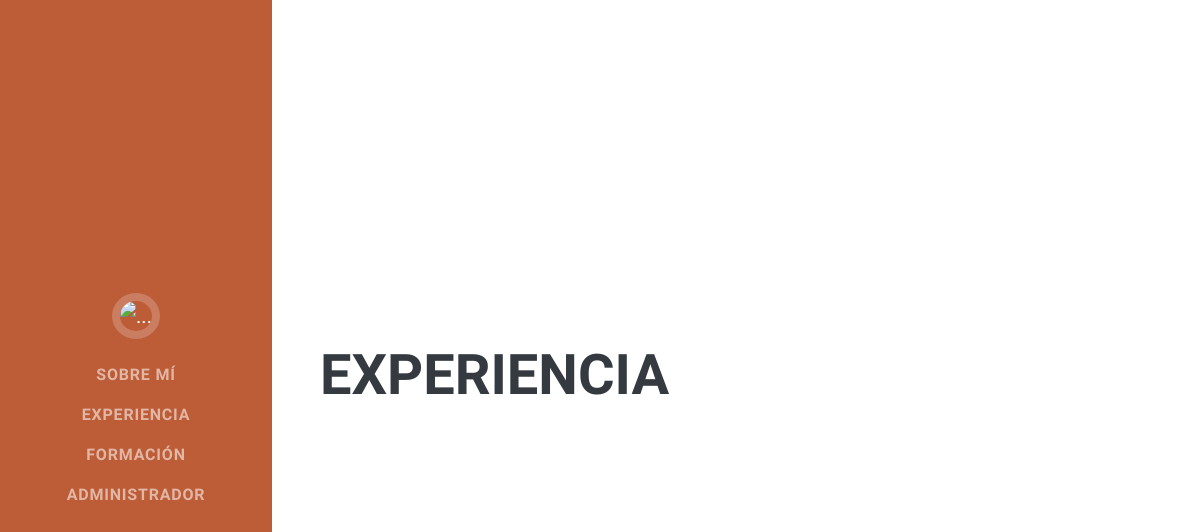
The page /cv_app/experiencia_cv on the database as committed earlier.
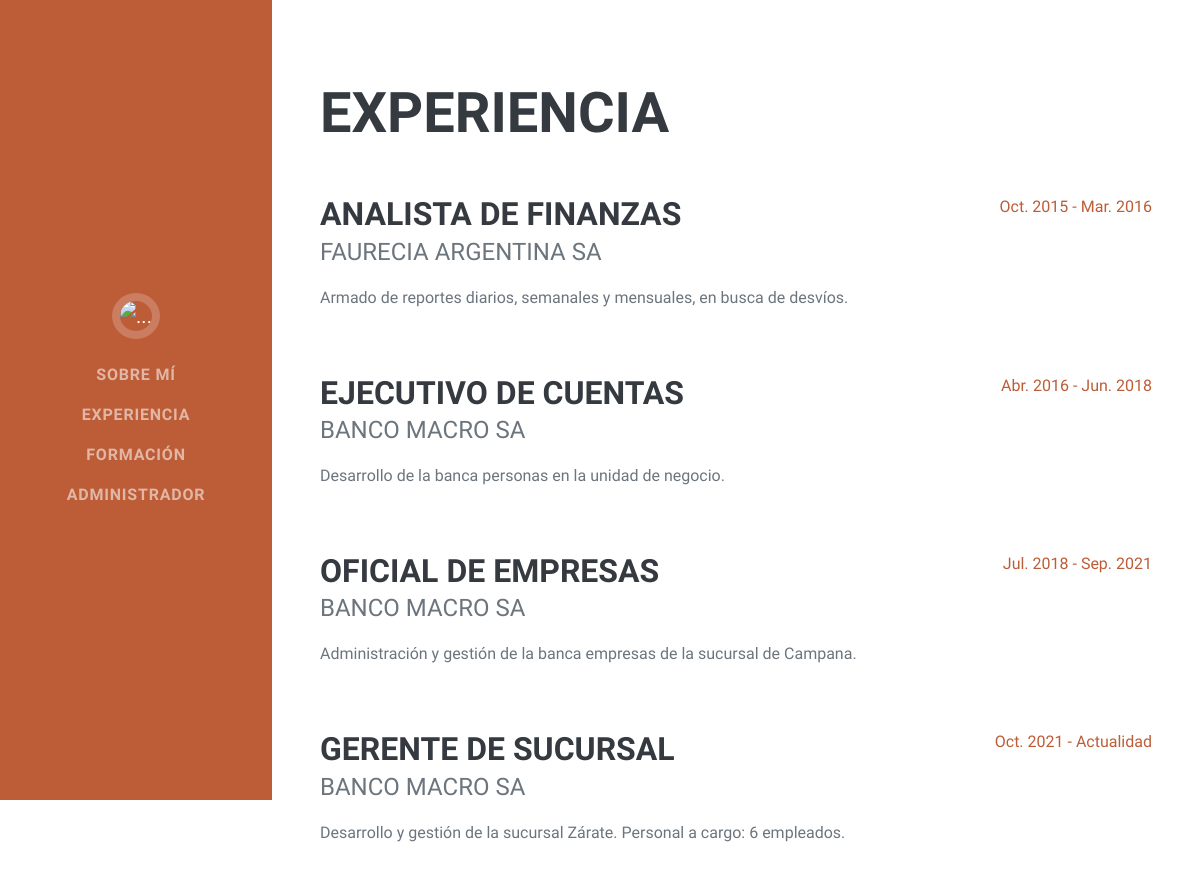
The same page on the database as committed later.
### cv_app/models.py (models this page shows)
class Experiencia(models.Model):
    puesto = models.CharField(max_length=50)
    empresa = models.CharField(max_length=50)
    desde = models.CharField(max_length=50)
    hasta = models.CharField(max_length=50)
    tareas = models.CharField(max_length=100)
    def __str__(self):return f"Puesto: {self.puesto} - Empresa: {self.empresa} - Desde: {self.desde} - Hasta: {self.hasta}, Tareas: {self.tareas}"

### cv_app/views.py (the view)
# urls.py: path('experiencia_cv', views.experiencia_cv, name='Experiencia_cv'),
def experiencia_cv(request):
      experiencia = Experiencia.objects.all()
      print(experiencia)
      return render(request, "cv_app/experiencia_cv.html", {'exp':experiencia})

### cv_app/templates/cv_app/experiencia_cv.html
{% extends "cv_app/padre.html" %}
{% load static %}
{% block content %}
<section class="resume-section" id="experience">
    <div class="resume-section-content">
        <h2 class="mb-5">Experiencia</h2>
    {% if exp %}
        {% for i in exp %}
        <div class="d-flex flex-column flex-md-row justify-content-between mb-5">
            <div class="flex-grow-1">
                <h3 class="mb-0">{{i.puesto}}</h3>
                <div class="subheading mb-3">{{i.empresa}}</div>
                <p>{{i.tareas}}</p>
            </div>
            <div class="flex-shrink-0"><span class="text-primary">{{i.desde}} - {{i.hasta}}</span></div>
        </div>
        {% endfor %}
    {% endif %}
    </div>
</section>
{% endblock %}

### cv_app/templates/cv_app/padre.html (shortened to what this page needs)
<!DOCTYPE html>
<html lang="en">
<head>
    {% load static %}
    <!DOCTYPE html>
<html lang="en">
    <head>
        <link href="{%static 'cv_app/css/styles.css' %}" rel="stylesheet" />
    </head>
    <body id="page-top">
        <nav class="navbar navbar-expand-lg navbar-dark bg-primary fixed-top" id="sideNav">
            <a class="navbar-brand js-scroll-trigger" href="#page-top">
                <span class="d-none d-lg-block"><img class="img-fluid img-profile rounded-circle mx-auto mb-2" src="{% static 'cv_app/assets/img/profile.jpg' %}" alt="..." /></span>
            </a>
            <div class="collapse navbar-collapse" id="navbarResponsive">
                <ul class="navbar-nav">
                    <li class="nav-item"><a class="nav-link js-scroll-trigger" href="{% url 'Sobre_Mi' %}">Sobre mí</a></li>
                    <li class="nav-item"><a class="nav-link js-scroll-trigger" href="{% url 'Experiencia_cv' %}">Experiencia</a></li>
                    <li class="nav-item"><a class="nav-link js-scroll-trigger" href="{% url 'Formacion_cv' %}">Formación</a></li>
                    <li class="nav-item"><a class="nav-link js-scroll-trigger" href="{% url 'login' %}">Administrador</a></li>
                </ul>
            </div>
        </nav>
        {% block content %}{% endblock %}
</html>

Rows that differ between the two databases and show on the page:
added Experiencia: puesto "ANALISTA DE FINANZAS", empresa "FAURECIA ARGENTINA SA", tareas "Armado de reportes diarios, semanales y mensuales, en busca de desvíos.", desde "Oct. 2015", hasta "Mar. 2016"
added Experiencia: puesto "EJECUTIVO DE CUENTAS", empresa "BANCO MACRO SA", tareas "Desarrollo de la banca personas en la unidad de negocio.", desde "Abr. 2016", hasta "Jun. 2018"
added Experiencia: puesto "OFICIAL DE EMPRESAS", empresa "BANCO MACRO SA", tareas "Administración y gestión de la banca empresas de la sucursal de Campana.", desde "Jul. 2018", hasta "Sep. 2021"
added Experiencia: puesto "GERENTE DE SUCURSAL", empresa "BANCO MACRO SA", tareas "Desarrollo y gestión de la sucursal Zárate. Personal a cargo: 6 empleados.", desde "Oct. 2021", hasta "Actualidad"
